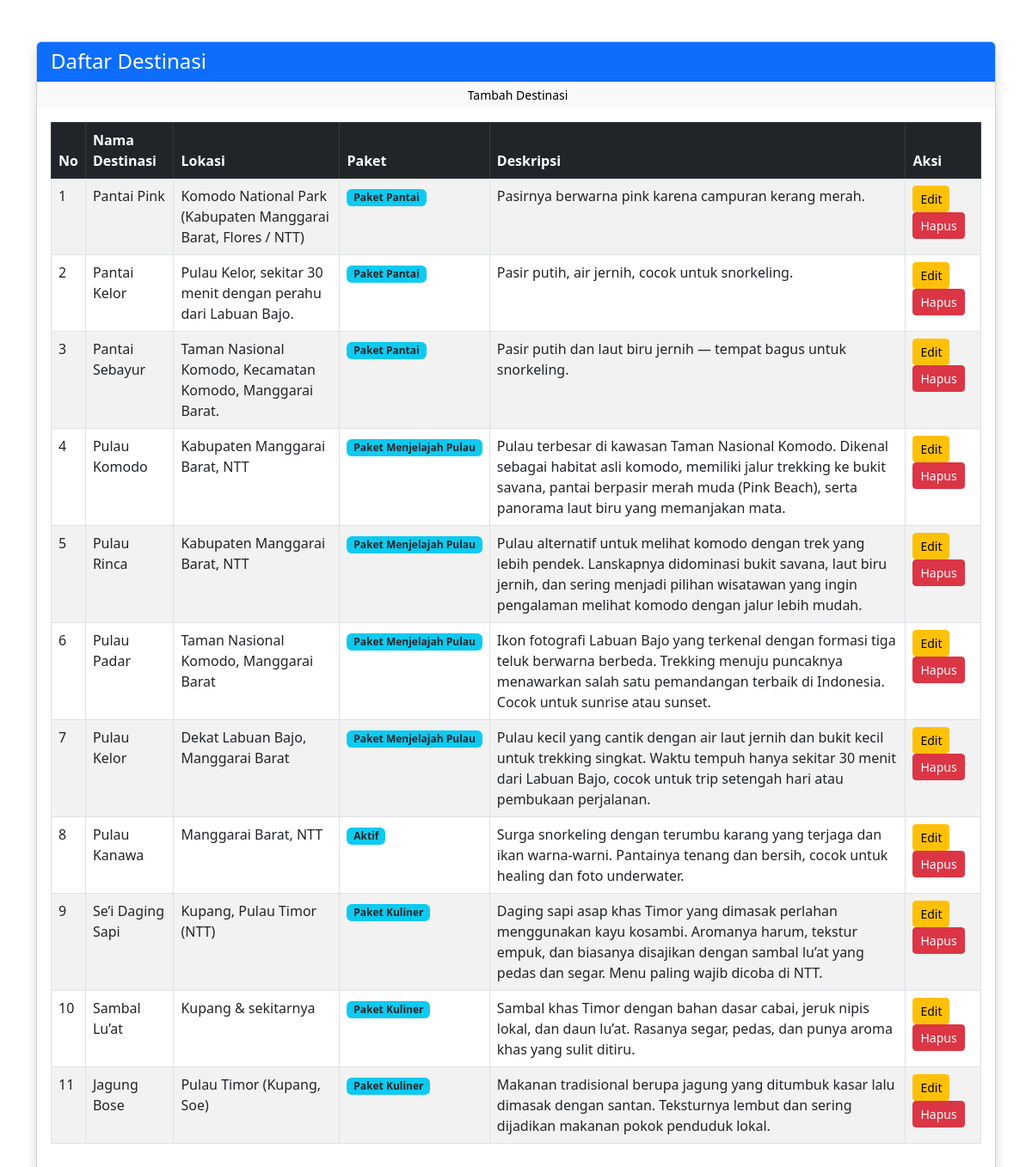
The page /admin/daftar_destinasi.php on the database its author committed.
### tables this page shows
CREATE TABLE `destinasi` (
  `id_destinasi` int(11) NOT NULL,
  `nama_destinasi` varchar(100) NOT NULL,
  `lokasi` varchar(100) NOT NULL,
  `deskripsi` text NOT NULL
);

CREATE TABLE `paket` (
  `id_paket` int(11) NOT NULL,
  `nama_paket` varchar(100) NOT NULL,
  `deskripsi` text NOT NULL,
  `durasi` varchar(50) NOT NULL,
  `harga` int(11) NOT NULL
);

### admin/daftar_destinasi.php (the view, shortened to what this page needs)
<!DOCTYPE html>
<html lang="id">
<head>
    <link href="https://cdn.jsdelivr.net/npm/bootstrap@5.3.0/dist/css/bootstrap.min.css" rel="stylesheet">
</head>
<body>
<div class="container mt-5">
    <div class="card shadow">
        <div class="card-header bg-primary text-white">
            <h4 class="mb-0">Daftar Destinasi</h4>
        </div>
        <a href="tambah_destinasi.php" class="btn btn-light btn-sm">
                <i class="fa fa-plus me-1"></i> Tambah Destinasi
            </a>
        <div class="card-body">
             <table class="table table-bordered table-striped table-hover">
                    <thead class="table-dark">
                        <tr>
                            <th>No</th>
                            <th>Nama Destinasi</th>
                            <th>Lokasi</th>
                            <th>Paket</th>
                            <th>Deskripsi</th>
                            <th>Aksi</th>
                        </tr>
                    </thead>
                    <tbody>
                        <?php
                        include '../config/app.php';
                        $query = "
    SELECT d.*, p.nama_paket
    FROM destinasi d
    LEFT JOIN paket_destinasi pd
        ON d.id_destinasi = pd.id_destinasi
    LEFT JOIN paket p
        ON pd.id_paket = p.id_paket
    ORDER BY d.id_destinasi ASC
";
                        $result = mysqli_query($db, $query);
                        $no = 1;
                        while ($d = mysqli_fetch_assoc($result)):
                        ?>
                        <tr>
                            <td><?= $no++ ?></td>
                            <td><?= $d['nama_destinasi'] ?></td>
                            <td><?= $d['lokasi'] ?></td>
                            <td>
                                <span class="badge bg-info text-dark">
                                    <?= $d['nama_paket'] ?? 'Aktif' ?>
                                </span>
                            </td>
                            <td><?= $d['deskripsi'] ?></td>
                            <td>
                                <a href="edit_destinasi.php?id=<?= $d['id_destinasi'] ?>" class="btn btn-warning btn-sm">Edit
                                </a>
                                <a href="hapus_destinasi.php?id=<?= $d['id_destinasi'] ?>"
                                   onclick="return confirm('Hapus destinasi ini?')"
                                   class="btn btn-danger btn-sm">Hapus
                                </a>
                            </td>
                        </tr>
                        <?php endwhile; ?>
                    </tbody>
                </table>
        </div>
    </div>
</div>
</body>
</html>

### rows shown on the page
destinasi: nama_destinasi "Pantai Pink", lokasi "Komodo National Park (Kabupaten Manggarai Barat, Flores / NTT)", paket.nama_paket "Paket Pantai", deskripsi "Pasirnya berwarna pink karena campuran kerang merah."
destinasi: nama_destinasi "Pantai Kelor", lokasi "Pulau Kelor, sekitar 30 menit dengan perahu dari Labuan Bajo.", paket.nama_paket "Paket Pantai", deskripsi "Pasir putih, air jernih, cocok untuk snorkeling."
destinasi: nama_destinasi "Pantai Sebayur", lokasi "Taman Nasional Komodo, Kecamatan Komodo, Manggarai Barat.", paket.nama_paket "Paket Pantai", deskripsi "Pasir putih dan laut biru jernih — tempat bagus untuk snorkeling."
destinasi: nama_destinasi "Pulau Komodo", lokasi "Kabupaten Manggarai Barat, NTT", paket.nama_paket "Paket Menjelajah Pulau", deskripsi "Pulau terbesar di kawasan Taman Nasional Komodo. Dikenal sebagai habitat asli komodo, memiliki jalur trekking ke bukit savana, pantai berpasir merah muda (Pink Beach), serta panorama laut biru yang memanjakan mata."
destinasi: nama_destinasi "Pulau Rinca", lokasi "Kabupaten Manggarai Barat, NTT", paket.nama_paket "Paket Menjelajah Pulau", deskripsi "Pulau alternatif untuk melihat komodo dengan trek yang lebih pendek. Lanskapnya didominasi bukit savana, laut biru jernih, dan sering menjadi pilihan wisatawan yang ingin pengalaman melihat komodo dengan jalur lebih mudah."
destinasi: nama_destinasi "Pulau Padar", lokasi "Taman Nasional Komodo, Manggarai Barat", paket.nama_paket "Paket Menjelajah Pulau", deskripsi "Ikon fotografi Labuan Bajo yang terkenal dengan formasi tiga teluk berwarna berbeda. Trekking menuju puncaknya menawarkan salah satu pemandangan terbaik di Indonesia. Cocok untuk sunrise atau sunset."
destinasi: nama_destinasi "Pulau Kelor", lokasi "Dekat Labuan Bajo, Manggarai Barat", paket.nama_paket "Paket Menjelajah Pulau", deskripsi "Pulau kecil yang cantik dengan air laut jernih dan bukit kecil untuk trekking singkat. Waktu tempuh hanya sekitar 30 menit dari Labuan Bajo, cocok untuk trip setengah hari atau pembukaan perjalanan."
destinasi: nama_destinasi "Pulau Kanawa", lokasi "Manggarai Barat, NTT", nama_paket "Aktif", deskripsi "Surga snorkeling dengan terumbu karang yang terjaga dan ikan warna-warni. Pantainya tenang dan bersih, cocok untuk healing dan foto underwater."
destinasi: nama_destinasi "Se’i Daging Sapi", lokasi "Kupang, Pulau Timor (NTT)", paket.nama_paket "Paket Kuliner", deskripsi "Daging sapi asap khas Timor yang dimasak perlahan menggunakan kayu kosambi. Aromanya harum, tekstur empuk, dan biasanya disajikan dengan sambal lu’at yang pedas dan segar. Menu paling wajib dicoba di NTT."
destinasi: nama_destinasi "Sambal Lu’at", lokasi "Kupang & sekitarnya", paket.nama_paket "Paket Kuliner", deskripsi "Sambal khas Timor dengan bahan dasar cabai, jeruk nipis lokal, dan daun lu’at. Rasanya segar, pedas, dan punya aroma khas yang sulit ditiru."
destinasi: nama_destinasi "Jagung Bose", lokasi "Pulau Timor (Kupang, Soe)", paket.nama_paket "Paket Kuliner", deskripsi "Makanan tradisional berupa jagung yang ditumbuk kasar lalu dimasak dengan santan. Teksturnya lembut dan sering dijadikan makanan pokok penduduk lokal."
